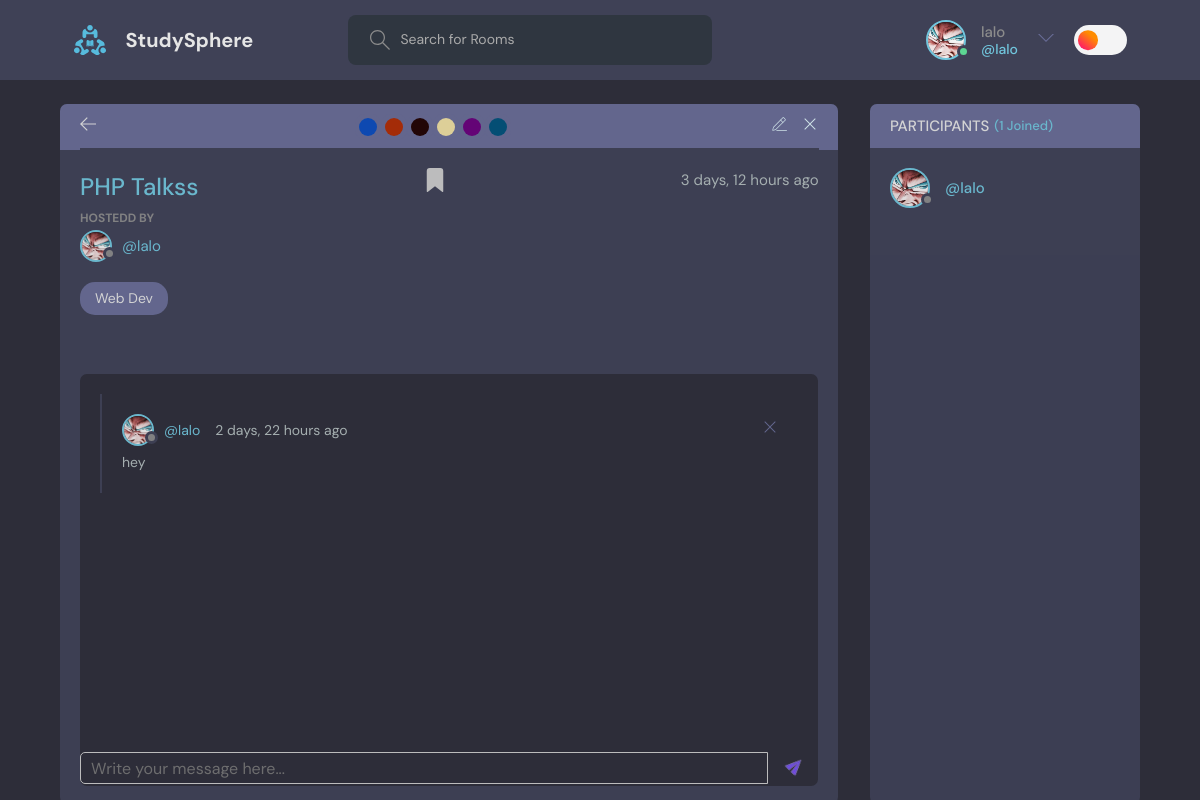
Before: /room/28/ (signed in) with the older database file.
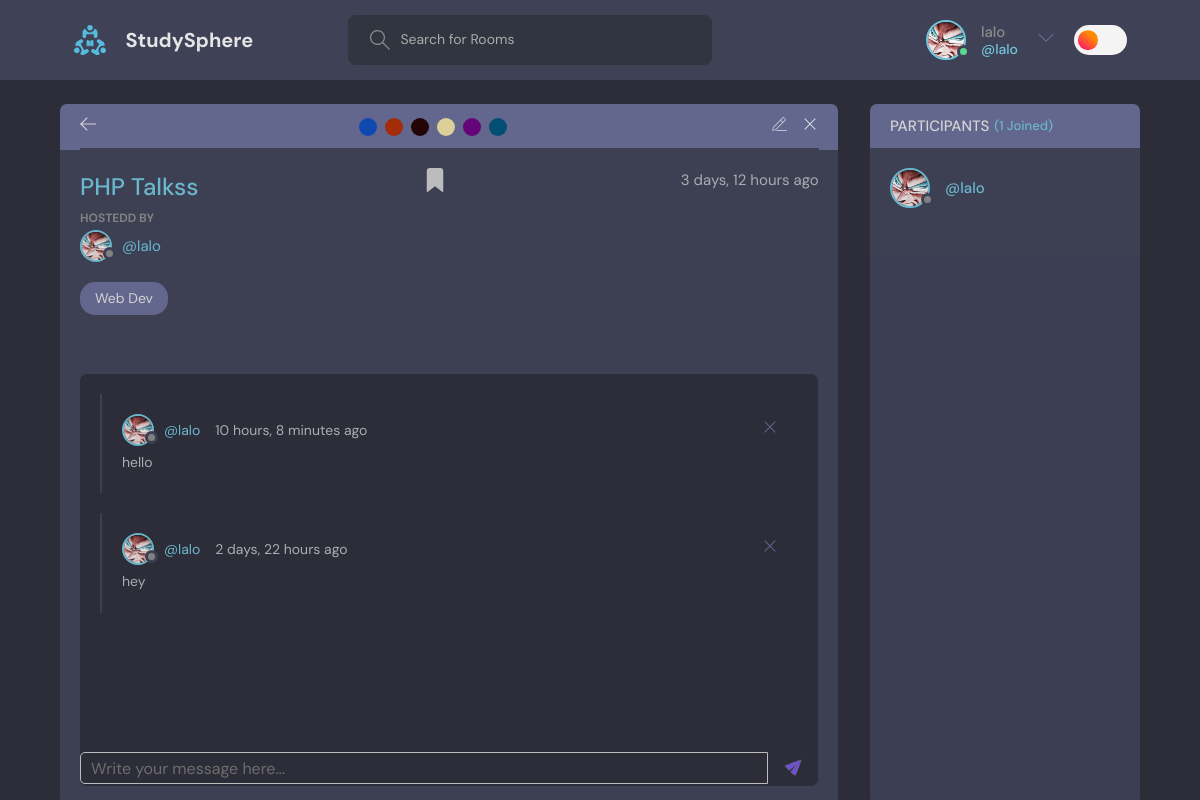
After: the same page with the newer database file.
### base/models.py (models this page shows, shortened)
class Message(models.Model):
    user = models.ForeignKey(User, on_delete =  models.CASCADE)   # when the user is deleted then all its messages are delete as well
    body = models.CharField(max_length=1000)  # the body of the message
    room = models.ForeignKey(Room, on_delete =  models.CASCADE)
    updated = models.DateTimeField(auto_now=True)
    created = models.DateTimeField(auto_now_add=True)
    class Meta:                       # using this we can order the messages according to the most recent message
        ordering = ['-updated','-created'] #So we do not have to write ordering syntax again and again in the views.py file for everytime we get the messages of the room

class User(AbstractUser):
    username = models.CharField(max_length=100, unique=True)
    email = models.EmailField(max_length=200, unique=True)
    headline = models.CharField(max_length=200, null = True, blank = True)
    date_joined = models.DateTimeField(auto_now_add=True,null = True)
    last_login = models.DateTimeField(auto_now=True,null = True)
    Pfp = models.ImageField(default= 'images/avatar.svg',null=True)  # using pip install Pillow to install the pillow library to use the ImageField
    USERNAME_FIELD = 'email' # specifying the email as the username field helps us to login using the email instead of the username, which django use username by default for the authentication of the users(login and signup)
    REQUIRED_FIELDS = []

### base/views.py (the view, shortened to what this page needs)
# urls.py: path('room/<str:pk>/',views.room, name ="room"),   # 'pk' stands for Primary Key  and it is set as string.......
def room(request, pk):
    room = Room.objects.get(id=pk)
    UserMessages = room.message_set.all()  # Getting all the messages of the room we write set because we are getting all the messages of the room for relation ( one to many)  one room can have many messages
    participants = room.participants.all()  # Getting all the participants of the room
    context = {
        'room': room,
        'UserMessages': UserMessages,
        'participants': participants
    }
    return render(request, 'base/room.html', context)  # Render the room.html page

### base/models.py (called while the page is built)
    def __str__(self):
        return self.name

### base/templates/base/room.html (shortened to what the changed rows need)
{% extends 'main.html' %}
{% block content %}
{% load static%}
<main class="profile-page layout layout--2">
  <div class="container">
    <div class="room">
      <div class="room__box scroll">
        <div class="room__conversation">
          <div class="threads scroll">
        {% if request.user.is_authenticated%}
          {% for UserMessage in UserMessages %}
            <div class="thread">
              <div class="thread__top">
                <div class="thread__author">
                  <a href="{% url 'UserProfile' UserMessage.user.id %}" class="thread__authorInfo">
                    <div class="avatar avatar--small">
                      <img src="{{UserMessage.user.Pfp.url}}" />
                    </div>
                    <span>@{{UserMessage.user.username}}</span>
                  </a>
                  <span class="thread__date">{{UserMessage.created|timesince}} ago</span>
                </div>
                {% if request.user == UserMessage.user %}
                <a href="{% url 'delete-message' UserMessage.id %}">
                  <div class="thread__delete">
                    <svg version="1.1" xmlns="http://www.w3.org/2000/svg" width="32" height="32" viewBox="0 0 32 32">
                      <title>remove</title>
                      <path
                        d="M27.314 6.019l-1.333-1.333-9.98 9.981-9.981-9.981-1.333 1.333 9.981 9.981-9.981 9.98 1.333 1.333 9.981-9.98 9.98 9.98 1.333-1.333-9.98-9.98 9.98-9.981z">
                      </path>
                    </svg>
                  </div>
                </a>
                {% endif %}
              </div>
              <div class="thread__details">
                {{UserMessage.body}}
              </div>
            </div>
            {% endfor %}
          </div>
         </div>
        {% endif%}
      </div>
    </div>
    <div class="participants">
      <div class="participants__list scroll">
        {% for person in participants %}
        <a href="{%  url 'UserProfile' person.id %}" class="participant">
          <div class="avatar avatar--medium">
            <img src="{{person.Pfp.url}}" />
          </div>
          <p>
            <span>@{{person.username}}</span>
          </p>
        </a>
        {% endfor %}
      </div>
    </div>
  </div>
</main>
{% endblock content %}

### Templates/navBar.html (shortened to what this page needs)
{% load static %}
<header class="header header--loggedIn">
    <div class="container">
        <a href="{% url 'home' %}" class="header__logo">
            <img src="{% static 'images/logo.svg' %}" />
            <h1>StudySphere</h1>
        </a>
        <form class="header__search" method="GET" action="{% url 'home' %}">
            <label>
                <input name="q" placeholder="Search for Rooms" />
            </label>
        </form>
        <nav class="header__menu">
            {% if request.user.is_authenticated %}
            <div class="header__user">
                <a href="{% url 'UserProfile' request.user.id%}">
                    <div class="avatar avatar--medium active">
                        <img src="{{request.user.Pfp.url}}" />
                    </div>
                    <p>{{request.user.username}} <span>@{{request.user.username}}</span></p>
                </a>
                <button class="dropdown-button">
                    <svg version="1.1" xmlns="http://www.w3.org/2000/svg" width="32" height="32" viewBox="0 0 32 32">
                        <title>chevron-down</title>
                        <path d="M16 21l-13-13h-3l16 16 16-16h-3l-13 13z"></path>
                    </svg>
                </button>
            </div>
            {% else %}
            <a href="{% url 'UserLogin' %}">
                <img src="{% static 'images/avatar.svg' %}" />
                <p>Login</p>
            </a>
            {% endif %}
            <div class = "ThemeToggler">
                {% include 'theme.html'%}
            </div>
        </nav>
    </div>
</header>

Changed rows visible on the page:
added Message: user.Pfp (picture), user.username "lalo", created "10 hours, 8 minutes", body "hello"
